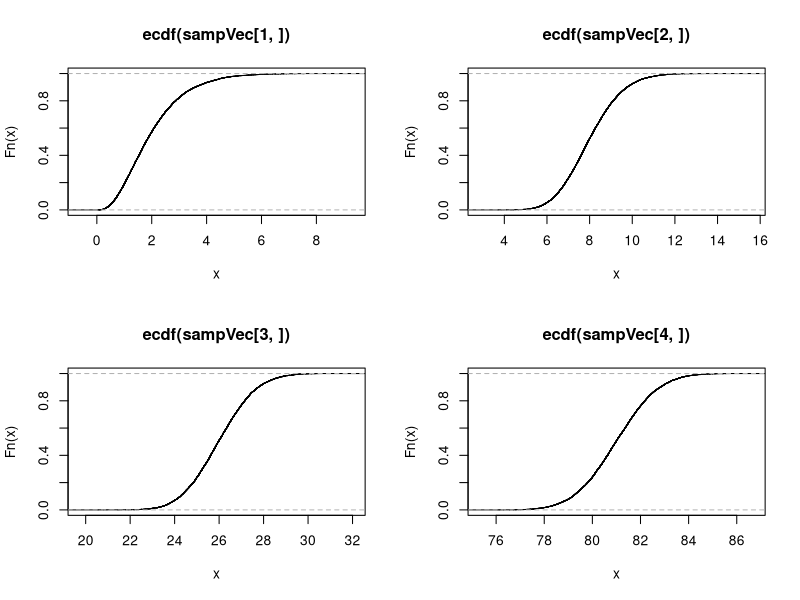
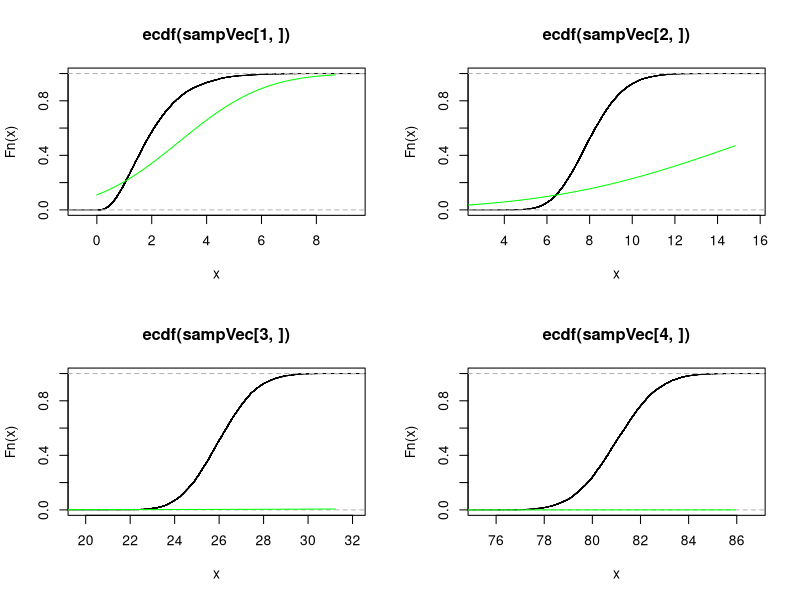

Reproduce these figures in R, in order.
## ---- chunk 1
set.seed(4302019)
nVec <- c(3,9,27,81)
sampVec <- matrix(nrow=4,ncol = 10000)

# for n = 3
for(i in seq(1,10000,1)){
samp <- rchisq(3,2)
sampVec[1,i] <- mean(samp)
}

# for n = 9
for(i in seq(1,10000,1)){
samp <- rchisq(9,8)
sampVec[2,i] <- mean(samp)
}

# for n = 27
for(i in seq(1,10000,1)){
samp <- rchisq(27,26)
sampVec[3,i] <- mean(samp)
}

# for n = 81
for(i in seq(1,10000,1)){
samp <- rchisq(81,81)
sampVec[4,i] <- mean(samp)
}

{
par(mfrow=c(2,2))
plot(ecdf(sampVec[1,]))
  plot(ecdf(sampVec[2,]))
  plot(ecdf(sampVec[3,]))
  plot(ecdf(sampVec[4,]))
}


# ploting normal over cdfs
Xgrid1 <- seq(to = 0, from = max(sampVec[1,]), length = 10000)
Xgrid2 <- seq(to = 0, from = max(sampVec[2,]), length = 10000)
Xgrid3 <- seq(to = 0, from = max(sampVec[3,]), length = 10000)
Xgrid4 <- seq(to = 0, from = max(sampVec[4,]), length = 10000)

par(mfrow=c(2,2))

{
plot(ecdf(sampVec[1,]))
lines(Xgrid1,pnorm(Xgrid1,3,sqrt(2*3)),lwd=1,col='green')
}

{
plot(ecdf(sampVec[2,]))
lines(Xgrid2,pnorm(Xgrid1,9,sqrt(2*9)),lwd=1,col='green')
}

{
plot(ecdf(sampVec[3,]))
lines(Xgrid3,pnorm(Xgrid1,27,sqrt(2*27)),lwd=1,col='green')
}

{
plot(ecdf(sampVec[4,]))
lines(Xgrid4,pnorm(Xgrid1,81,sqrt(2*81)),lwd=1,col='green')
}
## ---- chunk 2
p <- .52
q <- (1-p)
n <- 50
# mean & varience of binomial distribution:
mu <- p*n
v <- p*n*q

# P(Y >= 29)
1 - pbinom(28,n,p,lower.tail =T)

# Continuity corection
z <- (28.5 - mu)/(sqrt(v))
pnorm(z, 0, 1, lower.tail = F)
## ---- chunk 3
set.seed(4302019)

# part (a)
pf(2,5,9, lower.tail = F)

# part (b)
pf(.5,5,9)

# part (c)
pf(2,5,9,lower.tail = F) + pf(.5,5,9)

# part (d)
m <- rf(10000,5,9)
length(which(m > 2))/10000

# part (e)
m <- rf(10000,5,9)
length(which(m < .5))/10000

# part (f)
mk <- rf(10000,5,9)
length(which(mk < .5 | mk > 2))/10000
## ---- chunk 4
p <- .23
q <- (1-p)
n <- 35

# calculating mean and variences.
mu <- n*p
v <- n*p*q

pbinom(11,n,p,lower.tail = F)

# Continuity corection
pnorm((11.5-mu)/(sqrt(v)),0,1,lower.tail =F)

## ---- chunk 5
1 - pnorm(2.4,2.5,.2)
## ---- chunk 6
abs(qnorm(.1,0,1))
